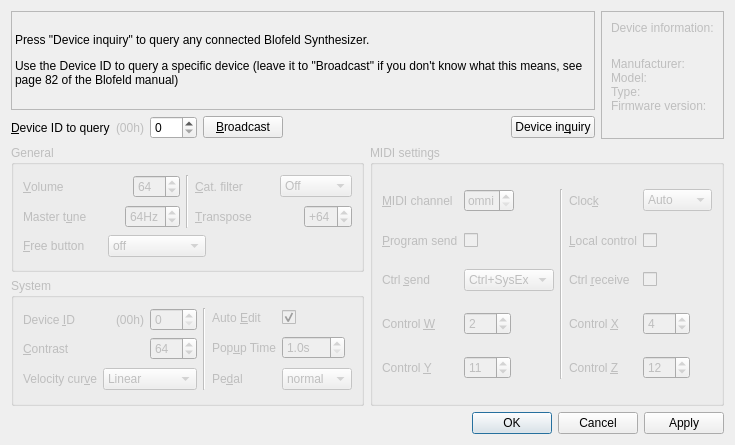
<?xml version="1.0" encoding="UTF-8"?>
<ui version="4.0">
 <class>Dialog</class>
 <widget class="QDialog" name="Dialog">
  <property name="geometry">
   <rect>
    <x>0</x>
    <y>0</y>
    <width>705</width>
    <height>445</height>
   </rect>
  </property>
  <property name="windowTitle">
   <string>Blofeld Global Parameters</string>
  </property>
  <layout class="QGridLayout" name="gridLayout_5">
   <item row="2" column="0">
    <widget class="QGroupBox" name="systemGroup">
     <property name="enabled">
      <bool>false</bool>
     </property>
     <property name="title">
      <string>System</string>
     </property>
     <layout class="QGridLayout" name="gridLayout_3" columnstretch="25,23,4,25,23">
      <item row="1" column="3">
       <widget class="QLabel" name="label_4">
        <property name="text">
         <string>Pop&amp;up Time</string>
        </property>
        <property name="buddy">
         <cstring>popupSpin</cstring>
        </property>
       </widget>
      </item>
      <item row="2" column="0">
       <widget class="QLabel" name="label_9">
        <property name="text">
         <string>Velocity cur&amp;ve</string>
        </property>
        <property name="buddy">
         <cstring>velocityCombo</cstring>
        </property>
       </widget>
      </item>
      <item row="2" column="1">
       <widget class="QComboBox" name="velocityCombo">
        <item>
         <property name="text">
          <string>Linear</string>
         </property>
        </item>
        <item>
         <property name="text">
          <string>Square</string>
         </property>
        </item>
        <item>
         <property name="text">
          <string>Cubic</string>
         </property>
        </item>
        <item>
         <property name="text">
          <string>Exponential</string>
         </property>
        </item>
        <item>
         <property name="text">
          <string>Root</string>
         </property>
        </item>
        <item>
         <property name="text">
          <string>Fix 32</string>
         </property>
        </item>
        <item>
         <property name="text">
          <string>Fix 64</string>
         </property>
        </item>
        <item>
         <property name="text">
          <string>Fix 100</string>
         </property>
        </item>
        <item>
         <property name="text">
          <string>Fix 127</string>
         </property>
        </item>
       </widget>
      </item>
      <item row="2" column="3">
       <widget class="QLabel" name="label_16">
        <property name="text">
         <string>Pe&amp;dal</string>
        </property>
        <property name="buddy">
         <cstring>pedalCombo</cstring>
        </property>
       </widget>
      </item>
      <item row="0" column="2" rowspan="3">
       <widget class="Line" name="line_2">
        <property name="orientation">
         <enum>Qt::Vertical</enum>
        </property>
       </widget>
      </item>
      <item row="0" column="3">
       <widget class="QLabel" name="autoEditLabel">
        <property name="text">
         <string>Auto &amp;Edit</string>
        </property>
        <property name="buddy">
         <cstring>autoEditChk</cstring>
        </property>
       </widget>
      </item>
      <item row="0" column="4">
       <widget class="QCheckBox" name="autoEditChk">
        <property name="checked">
         <bool>true</bool>
        </property>
       </widget>
      </item>
      <item row="2" column="4">
       <widget class="QComboBox" name="pedalCombo">
        <item>
         <property name="text">
          <string>normal</string>
         </property>
        </item>
        <item>
         <property name="text">
          <string>inverse</string>
         </property>
        </item>
       </widget>
      </item>
      <item row="1" column="4">
       <widget class="DevicePopupSpin" name="popupSpin">
        <property name="sizePolicy">
         <sizepolicy hsizetype="Maximum" vsizetype="Fixed">
          <horstretch>0</horstretch>
          <verstretch>0</verstretch>
         </sizepolicy>
        </property>
        <property name="inputMethodHints">
         <set>Qt::ImhDigitsOnly|Qt::ImhFormattedNumbersOnly</set>
        </property>
        <property name="suffix">
         <string>s</string>
        </property>
        <property name="decimals">
         <number>1</number>
        </property>
        <property name="minimum">
         <double>1.000000000000000</double>
        </property>
        <property name="maximum">
         <double>127.000000000000000</double>
        </property>
       </widget>
      </item>
      <item row="0" column="0" rowspan="2" colspan="2">
       <layout class="QGridLayout" name="gridLayout_4">
        <item row="0" column="2">
         <widget class="DeviceIdSpin" name="deviceIdSpin">
          <property name="sizePolicy">
           <sizepolicy hsizetype="Maximum" vsizetype="Fixed">
            <horstretch>0</horstretch>
            <verstretch>0</verstretch>
           </sizepolicy>
          </property>
          <property name="maximum">
           <number>127</number>
          </property>
         </widget>
        </item>
        <item row="0" column="0">
         <widget class="QLabel" name="label_21">
          <property name="text">
           <string>Device &amp;ID</string>
          </property>
          <property name="buddy">
           <cstring>deviceIdSpin</cstring>
          </property>
         </widget>
        </item>
        <item row="0" column="1">
         <widget class="QLabel" name="deviceIdLbl">
          <property name="enabled">
           <bool>false</bool>
          </property>
          <property name="sizePolicy">
           <sizepolicy hsizetype="Maximum" vsizetype="Preferred">
            <horstretch>0</horstretch>
            <verstretch>0</verstretch>
           </sizepolicy>
          </property>
          <property name="text">
           <string>(00h)</string>
          </property>
         </widget>
        </item>
        <item row="1" column="2">
         <widget class="QSpinBox" name="contrastSpin">
          <property name="sizePolicy">
           <sizepolicy hsizetype="Maximum" vsizetype="Fixed">
            <horstretch>0</horstretch>
            <verstretch>0</verstretch>
           </sizepolicy>
          </property>
          <property name="maximum">
           <number>127</number>
          </property>
          <property name="value">
           <number>64</number>
          </property>
         </widget>
        </item>
        <item row="1" column="0" colspan="2">
         <widget class="QLabel" name="label_3">
          <property name="text">
           <string>&amp;Contrast</string>
          </property>
          <property name="buddy">
           <cstring>contrastSpin</cstring>
          </property>
         </widget>
        </item>
       </layout>
      </item>
     </layout>
    </widget>
   </item>
   <item row="1" column="1" rowspan="2">
    <widget class="QGroupBox" name="midiGroup">
     <property name="enabled">
      <bool>false</bool>
     </property>
     <property name="title">
      <string>MIDI settings</string>
     </property>
     <layout class="QGridLayout" name="gridLayout_2" columnstretch="2,0,0,2,0">
      <item row="2" column="1">
       <widget class="QComboBox" name="ctrlSendCombo">
        <property name="currentIndex">
         <number>3</number>
        </property>
        <item>
         <property name="text">
          <string>off</string>
         </property>
        </item>
        <item>
         <property name="text">
          <string>Ctrl</string>
         </property>
        </item>
        <item>
         <property name="text">
          <string>SysEx</string>
         </property>
        </item>
        <item>
         <property name="text">
          <string>Ctrl+SysEx</string>
         </property>
        </item>
       </widget>
      </item>
      <item row="2" column="0">
       <widget class="QLabel" name="label_7">
        <property name="text">
         <string>Ctrl &amp;send</string>
        </property>
        <property name="buddy">
         <cstring>ctrlSendCombo</cstring>
        </property>
       </widget>
      </item>
      <item row="3" column="3">
       <widget class="QLabel" name="label_13">
        <property name="text">
         <string>Control &amp;X</string>
        </property>
        <property name="buddy">
         <cstring>ctrlXSpin</cstring>
        </property>
       </widget>
      </item>
      <item row="4" column="3">
       <widget class="QLabel" name="label_15">
        <property name="text">
         <string>Control &amp;Z</string>
        </property>
        <property name="buddy">
         <cstring>ctrlZSpin</cstring>
        </property>
       </widget>
      </item>
      <item row="4" column="0">
       <widget class="QLabel" name="label_14">
        <property name="text">
         <string>Control &amp;Y</string>
        </property>
        <property name="buddy">
         <cstring>ctrlYSpin</cstring>
        </property>
       </widget>
      </item>
      <item row="4" column="1">
       <widget class="QSpinBox" name="ctrlYSpin">
        <property name="sizePolicy">
         <sizepolicy hsizetype="Maximum" vsizetype="Fixed">
          <horstretch>0</horstretch>
          <verstretch>0</verstretch>
         </sizepolicy>
        </property>
        <property name="maximum">
         <number>120</number>
        </property>
        <property name="value">
         <number>11</number>
        </property>
       </widget>
      </item>
      <item row="3" column="0">
       <widget class="QLabel" name="label_12">
        <property name="text">
         <string>Control &amp;W</string>
        </property>
        <property name="buddy">
         <cstring>ctrlWSpin</cstring>
        </property>
       </widget>
      </item>
      <item row="3" column="4">
       <widget class="QSpinBox" name="ctrlXSpin">
        <property name="sizePolicy">
         <sizepolicy hsizetype="Maximum" vsizetype="Fixed">
          <horstretch>0</horstretch>
          <verstretch>0</verstretch>
         </sizepolicy>
        </property>
        <property name="maximum">
         <number>120</number>
        </property>
        <property name="value">
         <number>4</number>
        </property>
       </widget>
      </item>
      <item row="2" column="4">
       <widget class="QCheckBox" name="ctrlReceiveChk">
        <property name="text">
         <string/>
        </property>
       </widget>
      </item>
      <item row="0" column="2" rowspan="5">
       <widget class="Line" name="line">
        <property name="orientation">
         <enum>Qt::Vertical</enum>
        </property>
       </widget>
      </item>
      <item row="4" column="4">
       <widget class="QSpinBox" name="ctrlZSpin">
        <property name="sizePolicy">
         <sizepolicy hsizetype="Maximum" vsizetype="Fixed">
          <horstretch>0</horstretch>
          <verstretch>0</verstretch>
         </sizepolicy>
        </property>
        <property name="maximum">
         <number>120</number>
        </property>
        <property name="value">
         <number>12</number>
        </property>
       </widget>
      </item>
      <item row="0" column="4">
       <widget class="QComboBox" name="clockCombo">
        <item>
         <property name="text">
          <string>Auto</string>
         </property>
        </item>
        <item>
         <property name="text">
          <string>Internal</string>
         </property>
        </item>
       </widget>
      </item>
      <item row="0" column="1">
       <widget class="QSpinBox" name="channelSpin">
        <property name="sizePolicy">
         <sizepolicy hsizetype="Maximum" vsizetype="Fixed">
          <horstretch>0</horstretch>
          <verstretch>0</verstretch>
         </sizepolicy>
        </property>
        <property name="specialValueText">
         <string>omni</string>
        </property>
        <property name="maximum">
         <number>16</number>
        </property>
       </widget>
      </item>
      <item row="0" column="0">
       <widget class="QLabel" name="label_2">
        <property name="text">
         <string>&amp;MIDI channel</string>
        </property>
        <property name="buddy">
         <cstring>channelSpin</cstring>
        </property>
       </widget>
      </item>
      <item row="2" column="3">
       <widget class="QLabel" name="label">
        <property name="text">
         <string>Ctrl &amp;receive</string>
        </property>
        <property name="buddy">
         <cstring>ctrlReceiveChk</cstring>
        </property>
       </widget>
      </item>
      <item row="3" column="1">
       <widget class="QSpinBox" name="ctrlWSpin">
        <property name="sizePolicy">
         <sizepolicy hsizetype="Maximum" vsizetype="Fixed">
          <horstretch>0</horstretch>
          <verstretch>0</verstretch>
         </sizepolicy>
        </property>
        <property name="maximum">
         <number>120</number>
        </property>
        <property name="value">
         <number>2</number>
        </property>
       </widget>
      </item>
      <item row="0" column="3">
       <widget class="QLabel" name="label_8">
        <property name="sizePolicy">
         <sizepolicy hsizetype="Expanding" vsizetype="Preferred">
          <horstretch>0</horstretch>
          <verstretch>0</verstretch>
         </sizepolicy>
        </property>
        <property name="text">
         <string>Cloc&amp;k</string>
        </property>
        <property name="buddy">
         <cstring>clockCombo</cstring>
        </property>
       </widget>
      </item>
      <item row="1" column="0">
       <widget class="QLabel" name="label_17">
        <property name="text">
         <string>&amp;Program send</string>
        </property>
        <property name="buddy">
         <cstring>progSendChk</cstring>
        </property>
       </widget>
      </item>
      <item row="1" column="3">
       <widget class="QLabel" name="label_18">
        <property name="text">
         <string>&amp;Local control</string>
        </property>
        <property name="buddy">
         <cstring>localCtrlChk</cstring>
        </property>
       </widget>
      </item>
      <item row="1" column="1">
       <widget class="QCheckBox" name="progSendChk">
        <property name="text">
         <string/>
        </property>
       </widget>
      </item>
      <item row="1" column="4">
       <widget class="QCheckBox" name="localCtrlChk">
        <property name="text">
         <string/>
        </property>
       </widget>
      </item>
     </layout>
    </widget>
   </item>
   <item row="0" column="0" colspan="2">
    <layout class="QGridLayout" name="gridLayout_6">
     <item row="0" column="6" rowspan="2">
      <widget class="QFrame" name="deviceFrame">
       <property name="enabled">
        <bool>false</bool>
       </property>
       <property name="frameShape">
        <enum>QFrame::StyledPanel</enum>
       </property>
       <property name="frameShadow">
        <enum>QFrame::Raised</enum>
       </property>
       <layout class="QVBoxLayout" name="verticalLayout">
        <item>
         <widget class="QLabel" name="label_20">
          <property name="sizePolicy">
           <sizepolicy hsizetype="Preferred" vsizetype="Maximum">
            <horstretch>0</horstretch>
            <verstretch>0</verstretch>
           </sizepolicy>
          </property>
          <property name="text">
           <string>Device information:</string>
          </property>
         </widget>
        </item>
        <item>
         <widget class="QLabel" name="deviceLbl">
          <property name="text">
           <string>Manufacturer:
Model:
Type:
Firmware version:</string>
          </property>
         </widget>
        </item>
       </layout>
      </widget>
     </item>
     <item row="1" column="0">
      <widget class="QLabel" name="label_23">
       <property name="text">
        <string>&amp;Device ID to query</string>
       </property>
       <property name="buddy">
        <cstring>queryDeviceIdSpin</cstring>
       </property>
      </widget>
     </item>
     <item row="1" column="5">
      <widget class="QPushButton" name="queryBtn">
       <property name="sizePolicy">
        <sizepolicy hsizetype="Maximum" vsizetype="Fixed">
         <horstretch>0</horstretch>
         <verstretch>0</verstretch>
        </sizepolicy>
       </property>
       <property name="text">
        <string>Device in&amp;quiry</string>
       </property>
      </widget>
     </item>
     <item row="0" column="0" colspan="6">
      <widget class="QLabel" name="label_22">
       <property name="frameShape">
        <enum>QFrame::StyledPanel</enum>
       </property>
       <property name="frameShadow">
        <enum>QFrame::Raised</enum>
       </property>
       <property name="text">
        <string>&lt;html&gt;&lt;head/&gt;&lt;body&gt;&lt;p&gt;Press &amp;quot;Device inquiry&amp;quot; to query any connected Blofeld Synthesizer.&lt;/p&gt;&lt;p&gt;Use the Device ID to query a specific device (leave it to &amp;quot;Broadcast&amp;quot; if you don't know what this means, see page 82 of the Blofeld manual)&lt;/p&gt;&lt;/body&gt;&lt;/html&gt;</string>
       </property>
       <property name="wordWrap">
        <bool>true</bool>
       </property>
      </widget>
     </item>
     <item row="1" column="1">
      <widget class="QLabel" name="queryHexLbl">
       <property name="enabled">
        <bool>false</bool>
       </property>
       <property name="text">
        <string>(00h)</string>
       </property>
       <property name="alignment">
        <set>Qt::AlignCenter</set>
       </property>
      </widget>
     </item>
     <item row="1" column="2">
      <widget class="DeviceIdSpin" name="queryDeviceIdSpin">
       <property name="maximum">
        <number>127</number>
       </property>
      </widget>
     </item>
     <item row="1" column="4">
      <spacer name="horizontalSpacer">
       <property name="orientation">
        <enum>Qt::Horizontal</enum>
       </property>
       <property name="sizeHint" stdset="0">
        <size>
         <width>40</width>
         <height>20</height>
        </size>
       </property>
      </spacer>
     </item>
     <item row="1" column="3">
      <widget class="QPushButton" name="broadcastBtn">
       <property name="text">
        <string>&amp;Broadcast</string>
       </property>
      </widget>
     </item>
    </layout>
   </item>
   <item row="4" column="0" colspan="2">
    <widget class="QDialogButtonBox" name="buttonBox">
     <property name="orientation">
      <enum>Qt::Horizontal</enum>
     </property>
     <property name="standardButtons">
      <set>QDialogButtonBox::Apply|QDialogButtonBox::Cancel|QDialogButtonBox::Ok</set>
     </property>
    </widget>
   </item>
   <item row="1" column="0">
    <widget class="QGroupBox" name="generalGroup">
     <property name="enabled">
      <bool>false</bool>
     </property>
     <property name="title">
      <string>General</string>
     </property>
     <layout class="QGridLayout" name="gridLayout" columnstretch="25,23,4,25,23">
      <item row="0" column="4">
       <widget class="QComboBox" name="catCombo">
        <item>
         <property name="text">
          <string>Off</string>
         </property>
        </item>
        <item>
         <property name="text">
          <string>Init</string>
         </property>
        </item>
        <item>
         <property name="text">
          <string>Arp</string>
         </property>
        </item>
        <item>
         <property name="text">
          <string>Atmo</string>
         </property>
        </item>
        <item>
         <property name="text">
          <string>Bass</string>
         </property>
        </item>
        <item>
         <property name="text">
          <string>Drum</string>
         </property>
        </item>
        <item>
         <property name="text">
          <string>FX</string>
         </property>
        </item>
        <item>
         <property name="text">
          <string>Keys</string>
         </property>
        </item>
        <item>
         <property name="text">
          <string>Lead</string>
         </property>
        </item>
        <item>
         <property name="text">
          <string>Mono</string>
         </property>
        </item>
        <item>
         <property name="text">
          <string>Pad</string>
         </property>
        </item>
        <item>
         <property name="text">
          <string>Perc</string>
         </property>
        </item>
        <item>
         <property name="text">
          <string>Poly</string>
         </property>
        </item>
        <item>
         <property name="text">
          <string>Seq</string>
         </property>
        </item>
       </widget>
      </item>
      <item row="0" column="3">
       <widget class="QLabel" name="label_11">
        <property name="text">
         <string>&amp;Cat. filter</string>
        </property>
        <property name="buddy">
         <cstring>catCombo</cstring>
        </property>
       </widget>
      </item>
      <item row="0" column="0">
       <widget class="QLabel" name="label_10">
        <property name="text">
         <string>&amp;Volume</string>
        </property>
        <property name="buddy">
         <cstring>volumeSpin</cstring>
        </property>
       </widget>
      </item>
      <item row="0" column="1" alignment="Qt::AlignRight">
       <widget class="QSpinBox" name="volumeSpin">
        <property name="sizePolicy">
         <sizepolicy hsizetype="Maximum" vsizetype="Fixed">
          <horstretch>0</horstretch>
          <verstretch>0</verstretch>
         </sizepolicy>
        </property>
        <property name="maximum">
         <number>127</number>
        </property>
        <property name="value">
         <number>64</number>
        </property>
       </widget>
      </item>
      <item row="1" column="1" alignment="Qt::AlignRight">
       <widget class="DeltaSpin" name="tuneSpin">
        <property name="sizePolicy">
         <sizepolicy hsizetype="Maximum" vsizetype="Fixed">
          <horstretch>0</horstretch>
          <verstretch>0</verstretch>
         </sizepolicy>
        </property>
        <property name="suffix">
         <string>Hz</string>
        </property>
        <property name="minimum">
         <number>54</number>
        </property>
        <property name="maximum">
         <number>74</number>
        </property>
        <property name="value">
         <number>64</number>
        </property>
       </widget>
      </item>
      <item row="1" column="4" alignment="Qt::AlignRight">
       <widget class="DeltaSpin" name="transposeSpin">
        <property name="sizePolicy">
         <sizepolicy hsizetype="Maximum" vsizetype="Fixed">
          <horstretch>0</horstretch>
          <verstretch>0</verstretch>
         </sizepolicy>
        </property>
        <property name="prefix">
         <string>+</string>
        </property>
        <property name="minimum">
         <number>52</number>
        </property>
        <property name="maximum">
         <number>76</number>
        </property>
        <property name="value">
         <number>64</number>
        </property>
       </widget>
      </item>
      <item row="1" column="0">
       <widget class="QLabel" name="label_5">
        <property name="text">
         <string>Master t&amp;une</string>
        </property>
        <property name="buddy">
         <cstring>tuneSpin</cstring>
        </property>
       </widget>
      </item>
      <item row="1" column="3">
       <widget class="QLabel" name="label_6">
        <property name="text">
         <string>&amp;Transpose</string>
        </property>
        <property name="buddy">
         <cstring>transposeSpin</cstring>
        </property>
       </widget>
      </item>
      <item row="0" column="2" rowspan="2">
       <widget class="Line" name="line_3">
        <property name="orientation">
         <enum>Qt::Vertical</enum>
        </property>
       </widget>
      </item>
      <item row="2" column="0">
       <widget class="QLabel" name="label_19">
        <property name="text">
         <string>&amp;Free button</string>
        </property>
        <property name="buddy">
         <cstring>freeBtnCombo</cstring>
        </property>
       </widget>
      </item>
      <item row="2" column="1" colspan="3">
       <widget class="QComboBox" name="freeBtnCombo">
        <property name="sizePolicy">
         <sizepolicy hsizetype="Maximum" vsizetype="Fixed">
          <horstretch>0</horstretch>
          <verstretch>0</verstretch>
         </sizepolicy>
        </property>
        <item>
         <property name="text">
          <string>off</string>
         </property>
        </item>
        <item>
         <property name="text">
          <string>Sustain</string>
         </property>
        </item>
        <item>
         <property name="text">
          <string>Sust. Toggle</string>
         </property>
        </item>
        <item>
         <property name="text">
          <string>Control W</string>
         </property>
        </item>
        <item>
         <property name="text">
          <string>Control X</string>
         </property>
        </item>
        <item>
         <property name="text">
          <string>Control Y</string>
         </property>
        </item>
        <item>
         <property name="text">
          <string>Control Z</string>
         </property>
        </item>
        <item>
         <property name="text">
          <string>Ctl.W toggle</string>
         </property>
        </item>
        <item>
         <property name="text">
          <string>Ctl.X toggle</string>
         </property>
        </item>
        <item>
         <property name="text">
          <string>Ctl.Y toggle</string>
         </property>
        </item>
        <item>
         <property name="text">
          <string>Ctl.Z toggle</string>
         </property>
        </item>
        <item>
         <property name="text">
          <string>mute</string>
         </property>
        </item>
       </widget>
      </item>
     </layout>
    </widget>
   </item>
  </layout>
 </widget>
 <customwidgets>
  <customwidget>
   <class>DevicePopupSpin</class>
   <extends>QDoubleSpinBox</extends>
   <header>bigglesworth.widgets</header>
  </customwidget>
  <customwidget>
   <class>DeltaSpin</class>
   <extends>QSpinBox</extends>
   <header>bigglesworth.widgets</header>
  </customwidget>
  <customwidget>
   <class>DeviceIdSpin</class>
   <extends>QSpinBox</extends>
   <header>bigglesworth.widgets</header>
  </customwidget>
 </customwidgets>
 <tabstops>
  <tabstop>queryDeviceIdSpin</tabstop>
  <tabstop>broadcastBtn</tabstop>
  <tabstop>queryBtn</tabstop>
  <tabstop>volumeSpin</tabstop>
  <tabstop>catCombo</tabstop>
  <tabstop>tuneSpin</tabstop>
  <tabstop>transposeSpin</tabstop>
  <tabstop>freeBtnCombo</tabstop>
  <tabstop>deviceIdSpin</tabstop>
  <tabstop>autoEditChk</tabstop>
  <tabstop>popupSpin</tabstop>
  <tabstop>velocityCombo</tabstop>
  <tabstop>pedalCombo</tabstop>
  <tabstop>channelSpin</tabstop>
  <tabstop>clockCombo</tabstop>
  <tabstop>progSendChk</tabstop>
  <tabstop>localCtrlChk</tabstop>
  <tabstop>ctrlSendCombo</tabstop>
  <tabstop>ctrlReceiveChk</tabstop>
  <tabstop>ctrlWSpin</tabstop>
  <tabstop>ctrlXSpin</tabstop>
  <tabstop>ctrlYSpin</tabstop>
  <tabstop>ctrlZSpin</tabstop>
  <tabstop>buttonBox</tabstop>
 </tabstops>
 <resources/>
 <connections>
  <connection>
   <sender>buttonBox</sender>
   <signal>accepted()</signal>
   <receiver>Dialog</receiver>
   <slot>accept()</slot>
   <hints>
    <hint type="sourcelabel">
     <x>254</x>
     <y>447</y>
    </hint>
    <hint type="destinationlabel">
     <x>157</x>
     <y>274</y>
    </hint>
   </hints>
  </connection>
  <connection>
   <sender>buttonBox</sender>
   <signal>rejected()</signal>
   <receiver>Dialog</receiver>
   <slot>reject()</slot>
   <hints>
    <hint type="sourcelabel">
     <x>322</x>
     <y>447</y>
    </hint>
    <hint type="destinationlabel">
     <x>286</x>
     <y>274</y>
    </hint>
   </hints>
  </connection>
 </connections>
</ui>
